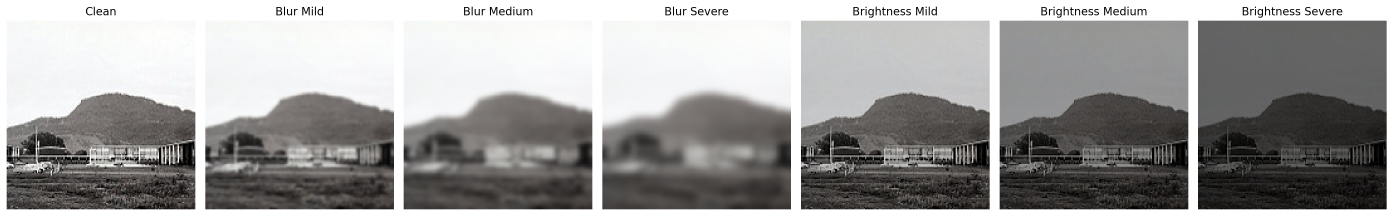
#> input picture features/corruption_visualization.png, 4180 x 648 px, given as the content of the folder img_data/seg_train/buildings, which was not available (shown at 1/3 size)
$ jupyter execute Project.ipynb   (text cells are left out)
#> lines starting #> are read from the running program, lines starting #| are printed output that depends on the picture; pictures that were not available may be replaced by others from this repository, and a replacement may not be noted
[cell 1]
import numpy as np
import gc
import os
import pickle
from PIL import Image
from scipy.ndimage import gaussian_filter
from skimage.feature import hog, local_binary_pattern
from skimage.color import rgb2gray

np.random.seed(42)

[cell 2]
# The dataset is stored in img_data/seg_train and img_data/seg_test.
BASE_DIR   = 'img_data'
TRAIN_DIR  = os.path.join(BASE_DIR, 'seg_train')
TEST_DIR   = os.path.join(BASE_DIR, 'seg_test')
FEAT_DIR   = 'features'
os.makedirs(FEAT_DIR, exist_ok=True)

CLASSES      = ['buildings', 'forest', 'glacier', 'mountain', 'sea', 'street']
CLASS_TO_IDX = {c: i for i, c in enumerate(CLASSES)}
IMG_SIZE     = (150, 150)
BATCH_SIZE   = 128

# Corruption levels: clean, mild, medium, and severe.
SEVERITY_NAMES     = ['clean', 'mild', 'medium', 'severe']
BLUR_SIGMAS        = [0, 1, 2, 3]
BRIGHTNESS_FACTORS = [1.0, 0.8, 0.6, 0.4]

[cell 3]
# Build one labelled image array for a dataset split.
def load_images(base_dir):
    # Load labelled images and apply RGB conversion, resizing, and scaling.
#> called with base_dir = 'img_data/seg_train'
    images, labels = [], []
    for cls in CLASSES:
        cls_dir = os.path.join(base_dir, cls)
        for fname in sorted(os.listdir(cls_dir)):
            if not fname.lower().endswith(('.jpg', '.jpeg', '.png')):
                continue
            img = Image.open(os.path.join(cls_dir, fname)).convert('RGB')
            # Exclude images whose original width or height is below 100 pixels.
            if img.width < 100 or img.height < 100:
                print(f'Skipping undersized image: {cls}/{fname}, size={img.size}')
                continue
            img = img.resize(IMG_SIZE, Image.BILINEAR)
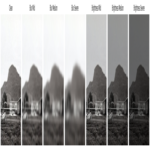
#> img: PIL image 150x150 RGB; mean R, G, B 156.9, 155.9, 155.1
            images.append(np.array(img, dtype=np.float32) / 255.0)
            labels.append(CLASS_TO_IDX[cls])
    return images, labels

print('Loading all images...')
all_images, all_labels = [], []
for base_dir in [TRAIN_DIR, TEST_DIR]:
    imgs, lbls = load_images(base_dir)
    all_images.extend(imgs)
    all_labels.extend(lbls)

X_all_raw = np.array(all_images)
y_all     = np.array(all_labels)

# Release temporary lists after creating the unified arrays.
del all_images, all_labels
gc.collect()

print(f'  Total: {X_all_raw.shape}, labels: {y_all.shape}')
#|   Total: (12, 150, 150, 3), labels: (12,)
print(f'  Valid image count after filtering: {X_all_raw.shape[0]}')
#|   Valid image count after filtering: 12
print(f'  Resized image shape: {X_all_raw.shape[1:]}')
#|   Resized image shape: (150, 150, 3)

[cell 4]
# Describe the image with RGB colour histograms.
def colour_histogram(img, n_bins=32):
    """Compute per-channel colour histograms and normalise each to sum to 1.
    Output shape: (n_bins * 3,).
    """
#> called with n_bins = 32
    feats = []
    for ch in range(3):
        hist, _ = np.histogram(img[:, :, ch], bins=n_bins, range=(0.0, 1.0))
        feats.append(hist / (hist.sum() + 1e-8))
    return np.concatenate(feats).astype(np.float32)


# Describe edges and simple shape structure with HOG.
def hog_features(img):
    """Convert the image to grayscale and extract HOG edge and shape features.
    Output shape: (576,).
    """
    gray = rgb2gray(img)
#> img: shape (150, 150, 3) float32
    return hog(gray, orientations=9, pixels_per_cell=(30, 30),
               cells_per_block=(2, 2), visualize=False).astype(np.float32)


# Describe local texture patterns with LBP.
def lbp_features(img, n_points=24, radius=3):
    """Convert grayscale values to uint8 before computing a uniform LBP histogram.
    Output shape: (26,).
    """
#> called with n_points = 24, radius = 3
    gray = (rgb2gray(img) * 255).astype(np.uint8)
    lbp  = local_binary_pattern(gray, n_points, radius, method='uniform')
    n_bins = n_points + 2
    hist, _ = np.histogram(lbp, bins=n_bins, range=(0, n_bins))
    return (hist / (hist.sum() + 1e-8)).astype(np.float32)


# Describe average colour information in a spatial grid.
def spatial_features(img, grid=2):
    """
    Divide the image into grid x grid regions and extract colour, HOG, and LBP features.
    This preserves spatial information that global histograms discard.
    """
#> called with grid = 2
    H, W  = img.shape[:2]
    ch, cw = H // grid, W // grid
    feats  = []
    for i in range(grid):
        for j in range(grid):
            cell = img[i*ch:(i+1)*ch, j*cw:(j+1)*cw]
            feats.append(colour_histogram(cell, n_bins=16))   # 48-dimensional colour feature
            feats.append(hog_features(cell))                  # HOG feature for the region
            feats.append(lbp_features(cell))                  # 26-dimensional texture feature
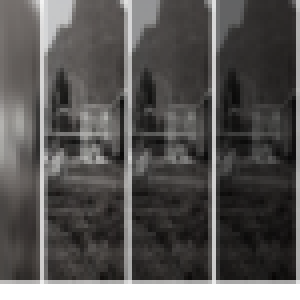
#> cell: shape (75, 75, 3) float32 (shown 4 times larger); mean of channels 0, 1, 2 0.344, 0.336, 0.33; drawn as R, G, B
    return np.concatenate(feats).astype(np.float32)


# Combine the four feature representations for one image.
def extract_features(img):
    return {
        'colour':  colour_histogram(img),
        'hog':     hog_features(img),
        'lbp':     lbp_features(img),
        'spatial': spatial_features(img),
    }


# Extract features for one batch of images.
def extract_batch(images, desc=''):
    result = {k: [] for k in ('colour', 'hog', 'lbp', 'spatial')}
    n = len(images)
    for i, img in enumerate(images):
        if i % 1000 == 0:
            print(f'  {desc}: {i}/{n}')
        f = extract_features(img)
        for k in result:
            result[k].append(f[k])
    return {k: np.array(v) for k, v in result.items()}


# Check the feature shapes for one sample image.
sample = extract_features(X_all_raw[0])
for k, v in sample.items():
    print(f'{k:10s}: {v.shape}')

[cell 5]
# Create a blur version with the chosen severity.
def apply_blur(img, sigma):
    # Apply Gaussian smoothing independently to each RGB channel.
#> called with sigma = 1
    if sigma == 0:
        return img.copy()
    out = np.stack(
        [gaussian_filter(img[:, :, c], sigma=sigma) for c in range(3)],
        axis=-1
    )
#> call 2 of apply_blur, with sigma = 2
#> in apply_blur (call 2), `out = np.stack( [gaussian_filter(img[:, :, c], sigma=sigma) for c in r..`:
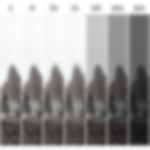
#> out: shape (150, 150, 3) float32; mean of channels 0, 1, 2 0.615, 0.611, 0.608; drawn as R, G, B
    return np.clip(out, 0.0, 1.0).astype(np.float32)


# Create a brightness version with the chosen severity.
def apply_brightness(img, factor):
    # Adjust image brightness and keep pixel values within the valid range.
#> called with factor = 0.8
    return np.clip(img * factor, 0.0, 1.0).astype(np.float32)

[cell 6]
import matplotlib.pyplot as plt

# Use one fixed source image for all visualization panels.
example_index = 0
example_image = X_all_raw[example_index]

visualization_versions = [
    ('Clean', example_image),
    ('Blur Mild', apply_blur(example_image, BLUR_SIGMAS[1])),
    ('Blur Medium', apply_blur(example_image, BLUR_SIGMAS[2])),
    ('Blur Severe', apply_blur(example_image, BLUR_SIGMAS[3])),
    ('Brightness Mild', apply_brightness(example_image, BRIGHTNESS_FACTORS[1])),
    ('Brightness Medium', apply_brightness(example_image, BRIGHTNESS_FACTORS[2])),
    ('Brightness Severe', apply_brightness(example_image, BRIGHTNESS_FACTORS[3])),
]
#> call 2 of apply_brightness, with factor = 0.6
#> in apply_brightness (call 2), `return np.clip(img * factor, 0.0, 1.0).astype(np.float32)`:
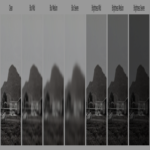
#> returned value: shape (150, 150, 3) float32; mean of channels 0, 1, 2 0.369, 0.367, 0.365; drawn as R, G, B
#> call 3 of apply_brightness, with factor = 0.4
#> in apply_brightness (call 3), `return np.clip(img * factor, 0.0, 1.0).astype(np.float32)`:
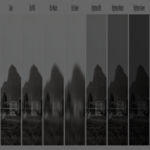
#> returned value: shape (150, 150, 3) float32; mean of channels 0, 1, 2 0.246, 0.245, 0.243; drawn as R, G, B

fig, axes = plt.subplots(1, 7, figsize=(21, 3.5))
for ax, (title, image) in zip(axes, visualization_versions):
    ax.imshow(image, vmin=0.0, vmax=1.0)
    ax.set_title(title)
    ax.axis('off')

fig.tight_layout()
visualization_path = os.path.join(FEAT_DIR, 'corruption_visualization.png')
fig.savefig(visualization_path, dpi=200, bbox_inches='tight')
plt.show()
plt.close(fig)
print(f'Corruption visualization saved to: {visualization_path}')

[cell 7]
# Extract features for one condition in manageable batches.
def extract_condition_in_batches(images, transform, desc='', batch_size=128):
    """Generate corrupted images by batch and extract features immediately.
    This avoids storing the complete corrupted image array in memory.
    """
#> called with images = array of shape (12, 150, 150, 3), desc = 'clean', batch_size = 128
    feature_parts = {k: [] for k in ('colour', 'hog', 'lbp', 'spatial')}
    n = len(images)

    for start in range(0, n, batch_size):
        end = min(start + batch_size, n)
        # Temporarily store corrupted images only for the current batch.
        transformed_batch = np.stack([transform(img) for img in images[start:end]], axis=0)
        batch_features = extract_batch(transformed_batch, f'{desc} {start}:{end}')
        for key in feature_parts:
            feature_parts[key].append(batch_features[key])
        del transformed_batch, batch_features
#> this loop made 1 pass
#> pass 1, in lbp_features (call 8), `lbp  = local_binary_pattern(gray, n_points, radius, method='uniform')`:
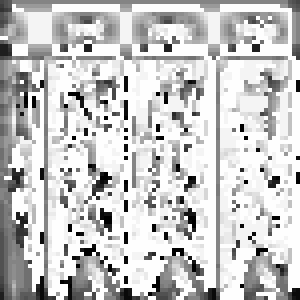
#> lbp: shape (75, 75) float64 (shown 4 times larger); min 0, max 25, mean 19.6; drawn with min black and max white
#> pass 1, in hog_features (call 9), `gray = rgb2gray(img)`:
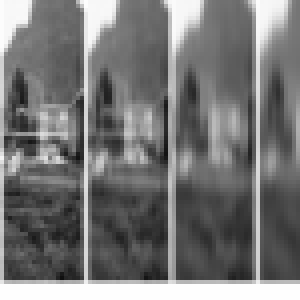
#> gray: shape (75, 75) float32 (shown 4 times larger); min 0.0647, max 1, mean 0.465

    return {key: np.concatenate(parts, axis=0) for key, parts in feature_parts.items()}


# Save one condition with its features, labels and indices.
def save_condition_features(condition_name, transform, batch_size=BATCH_SIZE):
    """Extract and save one condition, including the original indices and labels."""
    print(f'Processing condition: {condition_name}')
    condition_features = extract_condition_in_batches(
        X_all_raw, transform, desc=condition_name, batch_size=batch_size
    )
    output_path = os.path.join(FEAT_DIR, f'{condition_name}.npz')
    np.savez(
        output_path,
        indices=np.arange(len(y_all)),
        labels=y_all,
        **condition_features
    )
    print(f'Saved: {output_path}')
    del condition_features
    gc.collect()


# Save clean level 0 once and reuse it for both corruption experiments.
condition_files = {
    'blur_0': 'clean.npz',
    'brightness_0': 'clean.npz',
}
save_condition_features('clean', lambda img: img, batch_size=BATCH_SIZE)

# Save the mild, medium, and severe Gaussian blur conditions.
for severity, sigma in zip(SEVERITY_NAMES[1:], BLUR_SIGMAS[1:]):
    condition_name = f'blur_{severity}'
    condition_files[condition_name] = f'{condition_name}.npz'
    save_condition_features(
        condition_name,
        lambda img, current_sigma=sigma: apply_blur(img, current_sigma),
        batch_size=BATCH_SIZE
    )
#> this loop made 3 passes
#> pass 1, in lbp_features (call 66), `lbp  = local_binary_pattern(gray, n_points, radius, method='uniform')`:
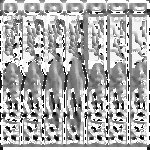
#> lbp: shape (150, 150) float64; min 0, max 25, mean 16.9; drawn with min black and max white

# Save the mild, medium, and severe brightness change conditions.
for severity, factor in zip(SEVERITY_NAMES[1:], BRIGHTNESS_FACTORS[1:]):
    condition_name = f'brightness_{severity}'
    condition_files[condition_name] = f'{condition_name}.npz'
    save_condition_features(
        condition_name,
        lambda img, current_factor=factor: apply_brightness(img, current_factor),
        batch_size=BATCH_SIZE
    )
#> this loop made 3 passes
#> pass 1, in lbp_features (call 246), `lbp  = local_binary_pattern(gray, n_points, radius, method='uniform')`:
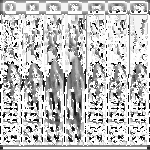
#> lbp: shape (150, 150) float64; min 0, max 25, mean 19; drawn with min black and max white
#> pass 1, in hog_features (call 247), `gray = rgb2gray(img)`:
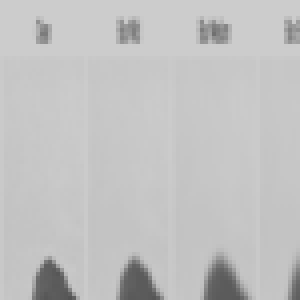
#> gray: shape (75, 75) float32 (shown 4 times larger); min 0.329, max 0.8, mean 0.761

with open(os.path.join(FEAT_DIR, 'condition_manifest.pkl'), 'wb') as f:
    pickle.dump({
        'conditions': condition_files,
        'severity_names': SEVERITY_NAMES,
        'labels': y_all,
    }, f)
print('All condition features have been saved separately.')
